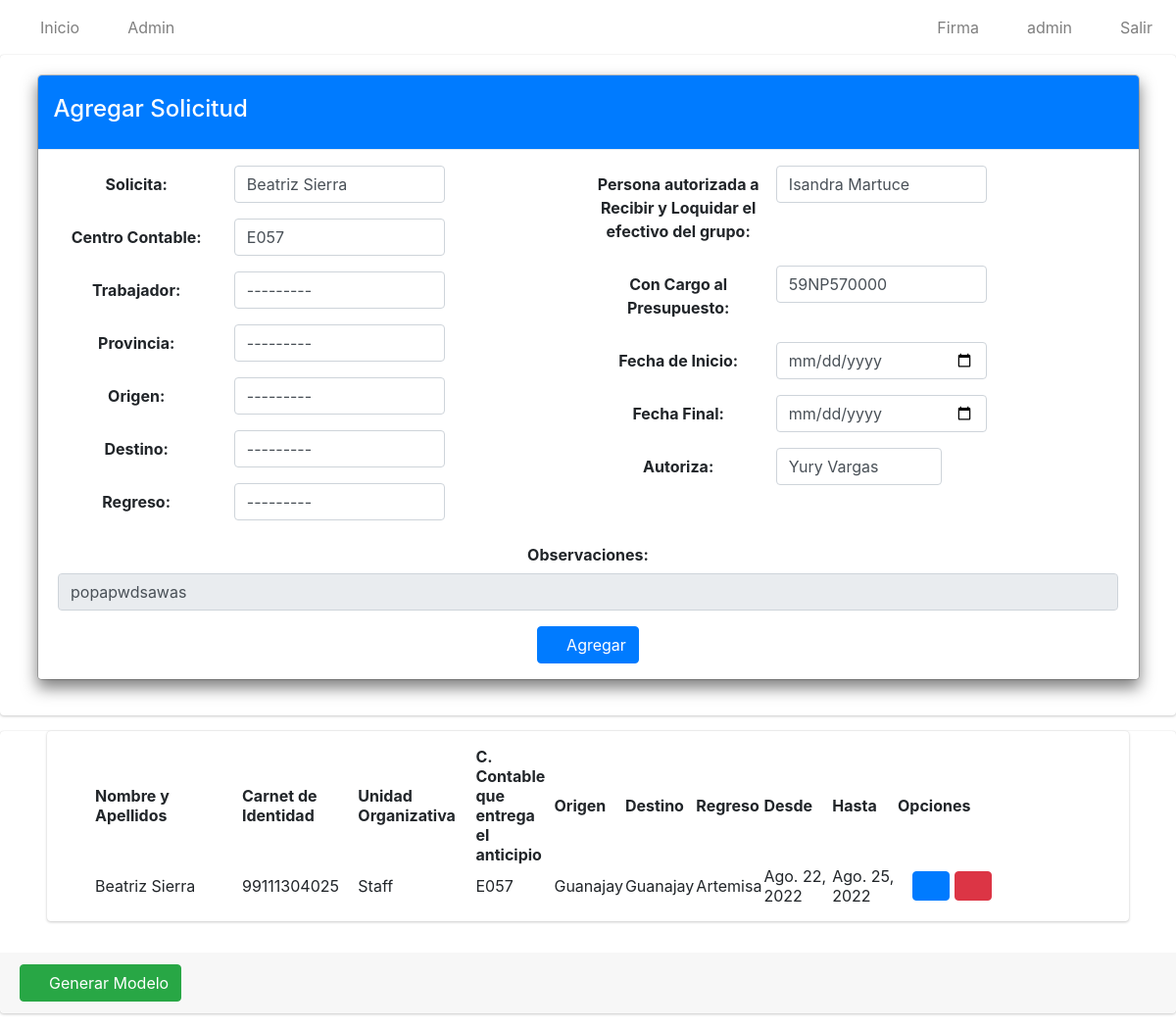
The page /crear_solicitud/ (signed in) on the database as committed earlier.
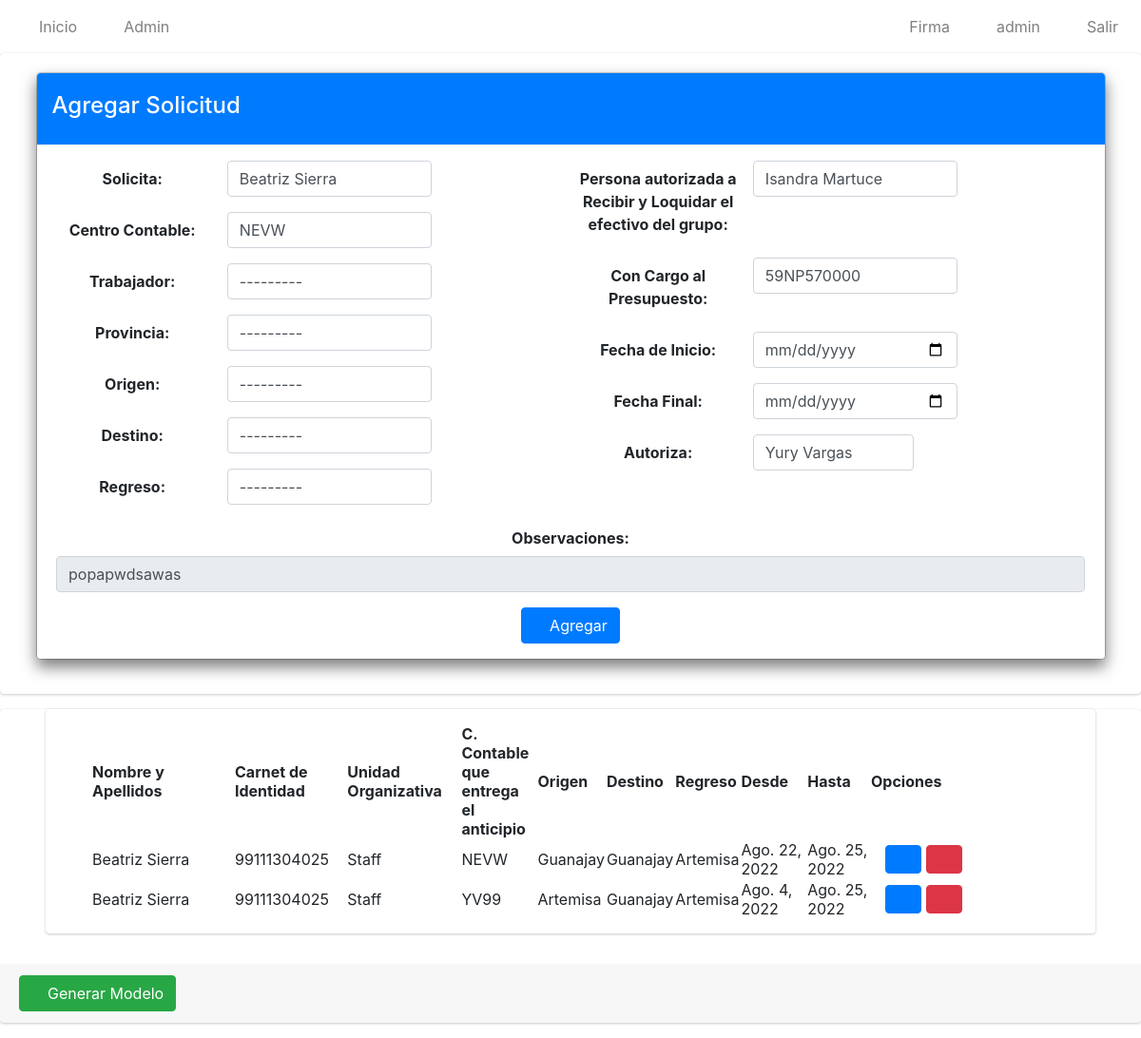
The same page on the database as committed later.
### app/models.py (models this page shows, shortened)
class Solicitud(models.Model):
    numero=models.IntegerField()
    solicitante=models.ForeignKey(Solicitante, on_delete=models.CASCADE)
    trabajador=models.ForeignKey(Trabajador, on_delete=models.CASCADE)
    unidad_organizativa=models.ForeignKey(Unidad_Organizativa, on_delete=models.CASCADE)
    c_contable=models.CharField(max_length=4)
    provincia=models.ForeignKey(Provincia, on_delete=models.CASCADE)
    origen=models.ForeignKey(Municipio, on_delete=models.CASCADE, related_name='municipio_origen')
    destino=models.ForeignKey(Municipio, on_delete=models.CASCADE, related_name='municipio_destino')
    regreso=models.ForeignKey(Municipio, on_delete=models.CASCADE, related_name='municipio_regreso')
    fecha_inicio=models.DateField()
    fecha_final=models.DateField()
    parleg=models.ForeignKey(PARLEG, on_delete=models.CASCADE)
    cargo_presupuesto=models.ForeignKey(Cargo_al_Presupuesto, on_delete=models.CASCADE)
    autoriza=models.ForeignKey(Autoriza, on_delete=models.CASCADE)
    estado=models.CharField(max_length=20)
    observaciones=models.CharField(max_length=500)
    class Meta:
        verbose_name="Solicitud"
        verbose_name_plural="Solicitudes"

class Trabajador(models.Model):
    usuario=models.OneToOneField(User, on_delete=models.CASCADE)
    ci=models.CharField(max_length=11, unique=True)
    def __str__(self):
            return self.usuario.first_name+' '+self.usuario.last_name
    class Meta:
        verbose_name = "Trabajador"
        verbose_name_plural = "Trabajadores"

class Unidad_Organizativa(models.Model):
    nombre=models.CharField(max_length=100)
    def __str__(self):
        return self.nombre
    class Meta:
        verbose_name="Unidad Organizativa"
        verbose_name_plural="Unidades Organizativas"

class Municipio(models.Model):
    nombre=models.CharField(max_length=30)
    provincia=models.ForeignKey(Provincia, on_delete=models.CASCADE)
    def __str__(self):
        return self.nombre
    class Meta:
        verbose_name="Municipio"
        verbose_name_plural="Municipios"

### app/views.py (the view, shortened to what this page needs)
# urls.py: path('crear_solicitud/', SolicitudCreateView.as_view(), name='crear_solicitud'),
class SolicitudCreateView(CreateView):
    model=Solicitud
    form_class=SolicitudForm
    template_name='solicitudes/create.html'
    success_url=reverse_lazy('crear_solicitud')
    @method_decorator(permission_required('app.add_solicitud'))
    def dispatch(self, request, *args, **kwargs):
        return super().dispatch(request, *args, **kwargs)
    def get_context_data(self,  **kwargs):
        context = super().get_context_data(**kwargs)
        context['title'] = "Agregar Solicitud"
        context['action']='add'
        context['list_url']=reverse_lazy('solicitudes')
        lista=Solicitud.objects.all().filter(estado="StandBye")
        if len(lista)>0:
            context['solicitante'] = lista[0].solicitante
            context['cc'] = lista[0].c_contable
            context['parleg'] = lista[0].parleg
            context['cp'] = lista[0].cargo_presupuesto
            context['autoriza'] = lista[0].autoriza
            context['obs'] = lista[0].observaciones
        context['object_list'] = Solicitud.objects.all().filter(estado="StandBye")
        return context

### app/forms.py
class SolicitudForm(forms.ModelForm):
    class Meta:
        model = Solicitud
        fields = 'solicitante','trabajador','c_contable','provincia','origen','destino','regreso','fecha_inicio','fecha_final','parleg','cargo_presupuesto','autoriza','observaciones'

### app/models.py (called while the page is built)
    def __str__(self):
        return self.usuario.first_name+' '+self.usuario.last_name

    def __str__(self):
        return self.cuenta

    def __str__(self):
        return self.trabajador.usuario.first_name+' '+self.trabajador.usuario.last_name

    def __str__(self):
        return self.nombre

    def __str__(self):
        return self.usuario.first_name+' '+self.usuario.last_name

### app/templates/solicitudes/create.html (shortened to what the changed rows need)
{% extends 'base.html' %}
{% load crispy_forms_tags %}
{% load static %}
{% block content %}
<form action="" method="post" id="" enctype="multipart/form-data">
    <div class="card card-default">
        <div class="card-body ">
            <div class=" form-group form-card text-center">
                <div class="container">
                    <div class="modal-content">
                        <div class="modal-body">
                            <div class="row">
                                <div class="col-sm-6">
                                    {% if cc %}
                                    <div class="form-group row">
                                        <label class="col-sm-4 col-form-label">Centro Contable:</label>
                                            <div class="col-sm-5">
                                                <input type="text" name="c_contable" value={{cc}} maxlength="4" class="textinput textInput form-control" required="" id="id_c_contable">
                                            </div>
                                    </div>
                                    {% endif %}
                                </div>
                            </div>
                            {% if obs %}
                            <div class="form-group row">
                                        <label class=" col-form-label">Observaciones:</label>
				                            <div class="">
                                                <input type="text" readonly name="observaciones" maxlength="500" class="textinput textInput form-control" required="" id="id_observaciones" value={{obs}}>
                                            </div>
			                        </div>
                            {% endif %}
                    </div>
                </div>
                </div>
            </div>
        </div>
    </div>
</form>
    <div class=" card card-default">
        <div class="card card-body content-header mx-5 px-5">
            <table id="myTable" class="display" style="width: 100%;">
                <thead>
                    <tr>
                        <th>Nombre y Apellidos</th>
                        <th>Carnet de Identidad</th>
                        <th>Unidad Organizativa</th>
                        <th>C. Contable que entrega el anticipio</th>
                        <th>Origen</th>
                        <th>Destino</th>
                        <th>Regreso</th>
                        <th>Desde</th>
                        <th>Hasta</th>
                        <th  style="width: 5cm"; height="4cm";>Opciones</th>
                    </tr>
                </thead>
                <tbody>
                    {% for i in object_list %}
                    <tr>
                        <td style="width: 150px;">{{i.trabajador}}</td>
                        <td>{{i.trabajador.ci}}</td>
                        <td>{{i.unidad_organizativa}}</td>
                        <td style="width: 80px;">{{i.c_contable}}</td>
                        <td>{{i.origen}}</td>
                        <td>{{i.destino}}</td>
                        <td>{{i.regreso}}</td>
                        <td>{{i.fecha_inicio}}</td>
                        <td>{{i.fecha_final}}</td>
                        <td style="width: 5cm"; height="4cm"; class="ml-3 pl-3">
                            <a href="{% url 'solicitudEdit' i.id %}" type="button" class="btn btn-primary">
                                <i class="fas fa-edit"></i>
                            </a>
                            <a href="#" onclick="eliminarSolicitud({{i.id}})" type="button" class="btn btn-danger">
                                <i class="fas fa-times-circle"></i>
                            </a>
                        </td>
                    </tr>
                    {% endfor %}
                </tbody>
            </table>
        </div>
    </div>
{% endblock %}

Rows that differ between the two databases and show on the page:
changed Solicitud "popapwdsawas": c_contable "E057" → "NEVW"
added Solicitud: trabajador "Beatriz Sierra", trabajador.ci "99111304025", unidad_organizativa "Staff", c_contable "YV99", origen "Artemisa", destino "Guanajay", regreso "Artemisa", fecha_inicio "Ago. 4, 2022", fecha_final "Ago. 25, 2022"
